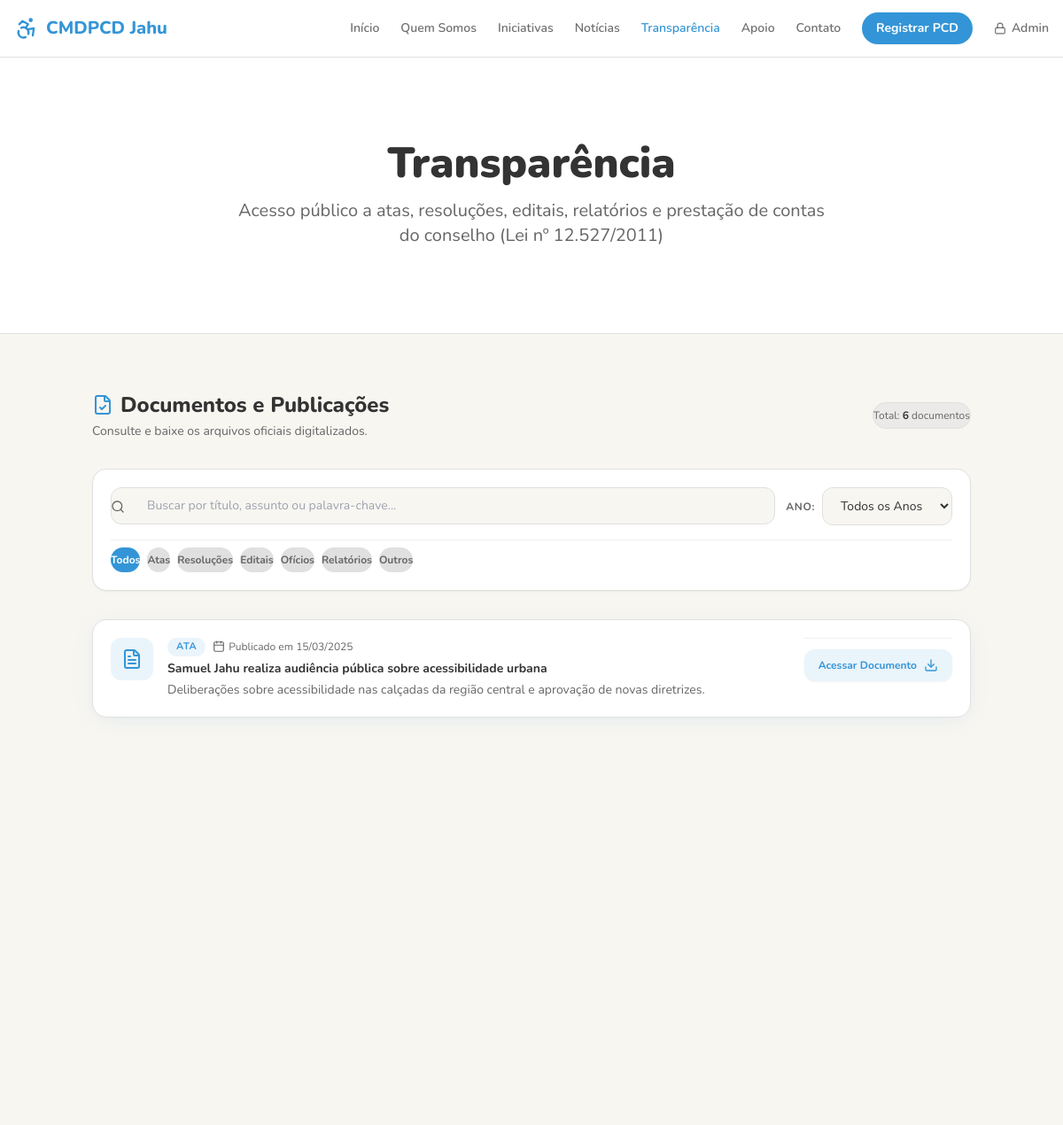
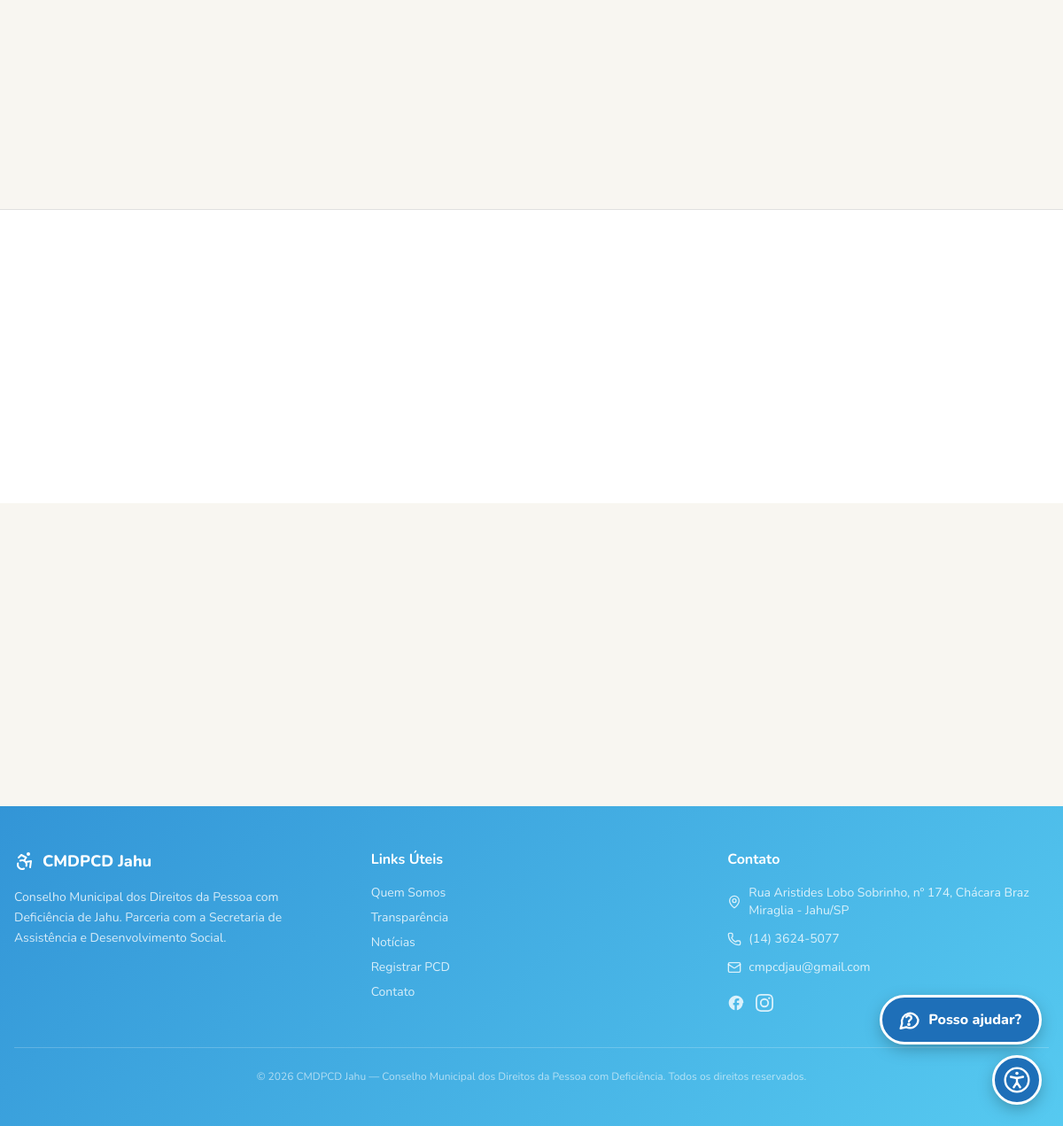
Page /transparencia on the committed database (2 pictures, top to bottom).
### tables this page shows
CREATE TABLE `documentos_publicos` (
  `id` bigint(20) NOT NULL AUTO_INCREMENT,
  `titulo` varchar(200) NOT NULL,
  `tipo` enum('ata','resolucao','edital','oficio','relatorio','outros') NOT NULL,
  `data_publicacao` date NOT NULL,
  `caminho_arquivo` varchar(255) NOT NULL,
  `descricao` text DEFAULT NULL,
  `status` enum('publicado','arquivado') DEFAULT 'publicado',
  `criado_em` timestamp NOT NULL DEFAULT current_timestamp(),
  `atualizado_em` timestamp NOT NULL DEFAULT current_timestamp() ON UPDATE current_timestamp(),
  `deletado_em` datetime DEFAULT NULL,
  PRIMARY KEY (`id`)
);

### app/controllers/HomeController.php (called while the page is built, shortened)
<?php
class HomeController {
    public function transparencia() {
        $docModel = new DocumentoPublico();
        $membroModel = new MembroConselho();
        $documentos = $docModel->allPublished();
        $membrosAtuais = $membroModel->allActive();
        view('transparencia', [
            'documentos' => $documentos,
            'membrosAtuais' => $membrosAtuais
        ]);
    }
}

### config/Database.php (called while the page is built, shortened)
<?php
class Database {
    private static $instance = null;
    public static function getConnection() {
        if (self::$instance === null) {
            $local = is_file(__DIR__ . '/db.local.php') ? (require __DIR__ . '/db.local.php') : [];
            $host = $local['host'] ?? (getenv('DB_HOST') ?: 'localhost');
            $dbname = $local['dbname'] ?? (getenv('DB_NAME') ?: 'cmpcd_jau');
            $user = $local['user'] ?? (getenv('DB_USER') ?: 'root');
            $isProduction = (getenv('APP_ENV') === 'production') || (!empty($_SERVER['APP_ENV']) && $_SERVER['APP_ENV'] === 'production');
            if (isset($local['pass'])) {
                $passwords = [$local['pass']];
            } elseif (getenv('DB_PASS') !== false && getenv('DB_PASS') !== null) {
                $passwords = [getenv('DB_PASS')];
            } elseif ($isProduction) {
                throw new Exception('Configuração insegura: defina DB_PASS ou crie config/db.local.php com uma senha forte.');
            } else {
                $passwords = ['root', ''];
            }
            $pdo = null;
            foreach ($passwords as $password) {
                try {
                    $pdo = new PDO(
                        "mysql:host=$host;dbname=$dbname;charset=utf8mb4",
                        $user,
                        $password,
                        [
                            PDO::ATTR_ERRMODE => PDO::ERRMODE_EXCEPTION,
                            PDO::ATTR_DEFAULT_FETCH_MODE => PDO::FETCH_ASSOC,
                            PDO::ATTR_EMULATE_PREPARES => false,
                        ]
                    );
                    $connected = true;
                    break;
                } catch (PDOException $e) {
                    if ($e->getCode() == 1049) {
                        try {
                            $tempPdo = new PDO(
                                "mysql:host=$host;charset=utf8mb4",
                                $user,
                                $password,
                                [PDO::ATTR_ERRMODE => PDO::ERRMODE_EXCEPTION]
                            );
                            $tempPdo->exec("CREATE DATABASE IF NOT EXISTS $dbname CHARACTER SET utf8mb4 COLLATE utf8mb4_unicode_ci");
                            $pdo = new PDO(
                                "mysql:host=$host;dbname=$dbname;charset=utf8mb4",
                                $user,
                                $password,
                                [
                                    PDO::ATTR_ERRMODE => PDO::ERRMODE_EXCEPTION,
                                    PDO::ATTR_DEFAULT_FETCH_MODE => PDO::FETCH_ASSOC,
                                    PDO::ATTR_EMULATE_PREPARES => false,
                                ]
                            );
                            $connected = true;
                            break;
                        } catch (PDOException $ex) {
                        }
                    }
                }
            }
            self::$instance = $pdo;
            self::checkAndSeedDatabase(self::$instance);
        }
        return self::$instance;
    }
    private static function checkAndSeedDatabase($pdo) {
        try {
            $stmt = $pdo->query("SHOW TABLES LIKE 'perfis_acesso'");
            $tableExists = $stmt->rowCount() > 0;
            $stmt = $pdo->query("SELECT COUNT(*) FROM perfis_acesso");
        } catch (Exception $e) {
            error_log("Database Setup Error: " . $e->getMessage());
        }
    }
}

### app/models/DocumentoPublico.php (called while the page is built, shortened)
<?php
class DocumentoPublico {
    private $db;
    public function __construct() {
        $this->db = Database::getConnection();
    }
    public function allPublished() {
        $stmt = $this->db->query("
            SELECT * FROM documentos_publicos
            WHERE deletado_em IS NULL
              AND status = 'publicado'
            ORDER BY data_publicacao DESC, criado_em DESC
        ");
        return $stmt->fetchAll();
    }
}

### app/helpers/security.php (called while the page is built, shortened)
<?php
function e($value): string {
    return htmlspecialchars((string)($value ?? ''), ENT_QUOTES | ENT_SUBSTITUTE, 'UTF-8');
}

### app/views/transparencia.php (the view, shortened to what this page needs)
<?php
require_once __DIR__ . '/partials/header.php';
$tipoMap = [
    'ata'       => 'Ata',
    'resolucao' => 'Resolução',
    'edital'    => 'Edital',
    'oficio'    => 'Ofício',
    'relatorio' => 'Relatório',
    'outros'    => 'Outro'
];
$tipoPluralMap = [
    'ata'       => 'Atas',
    'resolucao' => 'Resoluções',
    'edital'    => 'Editais',
    'oficio'    => 'Ofícios',
    'relatorio' => 'Relatórios',
    'outros'    => 'Outros'
];
$iconMap = [
    'ata'       => 'file-text',
    'resolucao' => 'book-open',
    'edital'    => 'clipboard-list',
    'oficio'    => 'mail',
    'relatorio' => 'folder-open',
    'outros'    => 'file-check'
];
$listaDocs = $documentos ?? [];
?>
  <main id="conteudo-principal" class="pt-16">
    <section class="py-16 md:py-24 bg-card border-b border-border">
      <div class="container mx-auto px-4 text-center">
        <h1 class="text-3xl md:text-5xl font-black text-foreground mb-4 fade-in-up">Transparência</h1>
        <p class="text-lg md:text-xl text-muted-foreground max-w-2xl mx-auto fade-in-up">
          Acesso público a atas, resoluções, editais, relatórios e prestação de contas do conselho (Lei nº 12.527/2011)
        </p>
      </div>
    </section>
    <section class="py-16 bg-background">
      <div class="container mx-auto px-4 max-w-5xl">
        <div class="flex items-center justify-between mb-8 flex-wrap gap-4">
          <div>
            <h2 class="text-2xl font-extrabold text-foreground flex items-center gap-2">
              <i data-lucide="file-check" class="w-6 h-6 text-primary" aria-hidden="true"></i> Documentos e Publicações
            </h2>
            <p class="text-sm text-muted-foreground mt-1">Consulte e baixe os arquivos oficiais digitalizados.</p>
          </div>
          <div class="text-xs text-muted-foreground bg-muted/50 px-3.5 py-1.5 rounded-full border border-border">
            Total: <span id="contador-docs" class="font-bold text-foreground"><?= count($listaDocs) ?></span> documentos
          </div>
        </div>
        <div class="mb-8 space-y-4 bg-card p-5 rounded-2xl border border-border shadow-sm">
          <div class="flex flex-col sm:flex-row items-stretch sm:items-center gap-3">
            <div class="relative flex-1">
              <input type="text"
                     id="filtro-doc-busca"
                     placeholder="Buscar por título, assunto ou palavra-chave..."
                     aria-label="Buscar documento por título ou descrição"
                     class="w-full pl-10 pr-4 py-2.5 bg-background border border-border rounded-xl text-sm text-foreground focus:outline-none focus:ring-2 focus:ring-primary/50 focus:border-primary transition-all">
              <i data-lucide="search" class="w-4 h-4 text-muted-foreground absolute left-3.5 top-1/2 -translate-y-1/2" aria-hidden="true"></i>
            </div>
            <div class="flex items-center gap-2 shrink-0">
              <label for="filtro-doc-ano" class="text-xs font-bold text-muted-foreground uppercase tracking-wider shrink-0">Ano:</label>
              <select id="filtro-doc-ano"
                      aria-label="Filtrar por ano de publicação"
                      class="bg-background border border-border rounded-xl px-4 py-2.5 text-sm text-foreground focus:outline-none focus:ring-2 focus:ring-primary/50 focus:border-primary transition-all cursor-pointer">
                <option value="todos">Todos os Anos</option>
              </select>
            </div>
          </div>
          <div class="flex items-center gap-2 overflow-x-auto pb-1 scrollbar-none pt-2 border-t border-border/50" id="filtros-doc-tipo" role="tablist" aria-label="Filtrar por tipo de documento">
            <button type="button"
                    data-tipo="todos"
                    class="btn-filtro-doc active px-3.5 py-1.5 rounded-full text-xs font-bold transition-all bg-primary text-primary-foreground shadow-sm cursor-pointer whitespace-nowrap">
              Todos
            </button>
            <?php foreach ($tipoMap as $slug => $label): ?>
              <button type="button"
                      data-tipo="<?= $slug ?>"
                      class="btn-filtro-doc px-3.5 py-1.5 rounded-full text-xs font-bold transition-all bg-muted hover:bg-muted/80 text-muted-foreground hover:text-foreground cursor-pointer whitespace-nowrap">
                <?= $tipoPluralMap[$slug] ?? $label ?>
              </button>
            <?php endforeach; ?>
          </div>
        </div>
        <div id="documentos-lista" class="space-y-4">
          <?php foreach ($listaDocs as $doc): ?>
            <?php
              $tipo = strtolower($doc['tipo'] ?? 'outros');
              $tipoLabel = $tipoMap[$tipo] ?? ucfirst($tipo);
              $icon = $iconMap[$tipo] ?? 'file-text';
              $dataStr = !empty($doc['data_publicacao']) ? date('d/m/Y', strtotime($doc['data_publicacao'])) : '';
              $anoDoc = !empty($doc['data_publicacao']) ? date('Y', strtotime($doc['data_publicacao'])) : '';
              $fileUrl = !empty($doc['caminho_arquivo']) ? (strpos($doc['caminho_arquivo'], 'http') === 0 ? $doc['caminho_arquivo'] : BASE_URL . '/' . ltrim($doc['caminho_arquivo'], '/')) : '#';
            ?>
            <div class="doc-card flex flex-col sm:flex-row items-start sm:items-center justify-between gap-4 bg-card rounded-2xl p-5 border border-border hover:border-primary/40 hover:-translate-y-0.5 transition-all duration-300 fade-in-up group"
                 style="box-shadow: var(--card-shadow)"
                 data-tipo="<?= e($tipo) ?>"
                 data-ano="<?= e($anoDoc) ?>"
                 data-titulo="<?= e(mb_strtolower($doc['titulo'])) ?>"
                 data-desc="<?= e(mb_strtolower($doc['descricao'] ?? '')) ?>">
              <div class="flex items-start gap-4 flex-1 min-w-0">
                <div class="w-12 h-12 rounded-xl bg-primary/10 flex items-center justify-center shrink-0 text-primary group-hover:scale-110 transition-transform">
                  <i data-lucide="<?= $icon ?>" class="w-6 h-6" aria-hidden="true"></i>
                </div>
                <div class="flex-1 min-w-0 space-y-1">
                  <div class="flex items-center gap-2 flex-wrap">
                    <span class="inline-block text-[11px] font-bold text-primary bg-primary/10 px-2.5 py-0.5 rounded-full uppercase tracking-wider">
                      <?= htmlspecialchars($tipoLabel) ?>
                    </span>
                    <?php if (!empty($dataStr)): ?>
                      <span class="text-xs text-muted-foreground flex items-center gap-1">
                        <i data-lucide="calendar" class="w-3.5 h-3.5" aria-hidden="true"></i> Publicado em <?= $dataStr ?>
                      </span>
                    <?php endif; ?>
                  </div>
                  <h3 class="font-bold text-foreground text-sm md:text-base leading-snug group-hover:text-primary transition-colors" title="<?= htmlspecialchars($doc['titulo']) ?>">
                    <?= htmlspecialchars($doc['titulo']) ?>
                  </h3>
                  <?php if (!empty($doc['descricao'])): ?>
                    <p class="text-xs md:text-sm text-muted-foreground line-clamp-2 leading-relaxed">
                      <?= htmlspecialchars($doc['descricao']) ?>
                    </p>
                  <?php endif; ?>
                </div>
              </div>
              <div class="w-full sm:w-auto flex items-center justify-end shrink-0 pt-3 sm:pt-0 border-t sm:border-t-0 border-border/50">
                <a href="<?= e($fileUrl) ?>"
                   target="_blank"
                   rel="noopener noreferrer"
                   class="w-full sm:w-auto inline-flex items-center justify-center gap-2 px-4 py-2.5 rounded-xl bg-primary/10 hover:bg-primary text-primary hover:text-primary-foreground text-xs font-bold transition-all shadow-sm cursor-pointer"
                   aria-label="Acessar documento: <?= htmlspecialchars($doc['titulo']) ?>">
                  <span>Acessar Documento</span>
                  <i data-lucide="download" class="w-4 h-4" aria-hidden="true"></i>
                </a>
              </div>
            </div>
          <?php endforeach; ?>
        </div>
      </div>
    </section>
    <section class="py-16 bg-card border-t border-border">
      <div class="container mx-auto px-4 max-w-5xl">
        <div class="grid sm:grid-cols-2 lg:grid-cols-3 gap-4">
        </div>
      </div>
    </section>
    <section class="py-16 bg-background">
      <div class="container mx-auto px-4 max-w-3xl">
      </div>
    </section>
  </main>
<?php require_once __DIR__ . '/partials/footer.php'; ?>

### public/css/utilitarios.css (style rules this page uses)
.justify-end { justify-content:flex-end }
.py-2\.5 { padding-top:.625rem;padding-bottom:.625rem }
.text-\[11px\] { font-size:11px }
.tracking-wider { letter-spacing:.05em }
.uppercase { text-transform:uppercase }
@media (min-width:640px) { .sm\:w-auto { width:auto } }

### rows in the picture
documentos_publicos: tipo "ATA", data_publicacao "15/03/2025", titulo "Samuel Jahu realiza audiência pública sobre acessibilidade urbana", descricao "Deliberações sobre acessibilidade nas calçadas da região central e aprovação de novas diretrizes."

### other values in the picture
count($listaDocs) "6"
$tipoPluralMap[$slug] "Atas"
$tipoPluralMap[$slug] "Resoluções"
$tipoPluralMap[$slug] "Editais"
$tipoPluralMap[$slug] "Ofícios"
$tipoPluralMap[$slug] "Relatórios"
$tipoPluralMap[$slug] "Outros"
